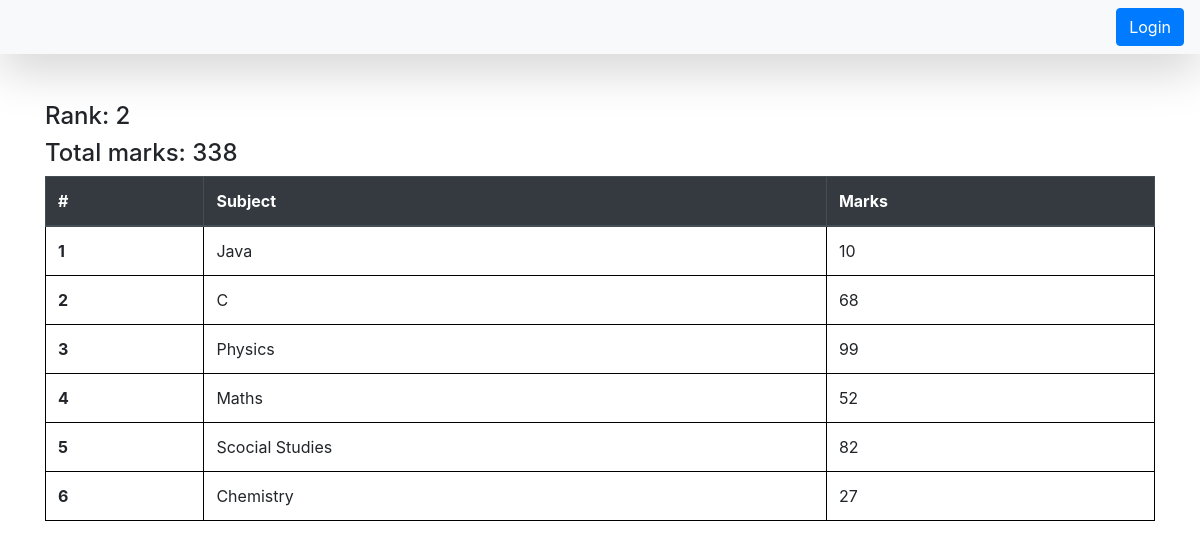
The app's page /see_marks/STU-887/ with its own data.
### student/models.py (models this page shows, shortened)
class SubjectMarks(models.Model):
    student = models.ForeignKey(Student, related_name='studentmarks', on_delete=models.CASCADE)
    subject = models.ForeignKey(Subject, on_delete=models.CASCADE)
    marks = models.IntegerField()
    class Meta:
        unique_together = ['student', 'subject']

class Subject(models.Model):
    subject_name = models.CharField(max_length=100)

### student/views.py (the view)
# urls.py: path('see_marks/<student_id>/', see_marks, name="see_marks")
def see_marks(request, student_id):
    queryset = SubjectMarks.objects.filter(student__student_id__student_id=student_id)
    total_marks = queryset.aggregate(total_marks=Sum('marks'))
    ranks = Student.objects.annotate(marks=Sum('studentmarks__marks')).order_by('-marks')
    i = 1
    current_rank = -1
    for rank in ranks:
        if student_id == rank.student_id.student_id:
            current_rank = i
            break
        i+=1
    return render(request, 'see_marks.html', {'queryset': queryset, 'total_marks': total_marks, 'current_rank': current_rank})

### student/templates/see_marks.html
{% extends 'home/index.html' %}
{% block start%}
<div class="container mt-5">
    <h4>Rank: {{current_rank}}</h4>
    <h4>Total marks: {{total_marks.total_marks}}</h4>
    <table class="table">
        <thead class="thead-dark">
        <tr>
            <th scope="col">#</th>
            <th scope="col">Subject</th>
            <th scope="col">Marks</th>
        </tr>
        </thead>
        <tbody>
            {% for marks in queryset %}
        <tr>
            <th scope="row">{{forloop.counter}}</th>
            <td>{{marks.subject.subject_name}}</td>
            <td>{{marks.marks}}</td>
        </tr>
        {% endfor %}
        </tbody>
    </table>
{% endblock %}

### home/templates/home/index.html (style rules this page uses)
table, th, td { border: 1px solid black; }

### records on screen
SubjectMarks: subject.subject_name "Java", marks "10"
SubjectMarks: subject.subject_name "C", marks "68"
SubjectMarks: subject.subject_name "Physics", marks "99"
SubjectMarks: subject.subject_name "Maths", marks "52"
SubjectMarks: subject.subject_name "Scocial Studies", marks "82"
SubjectMarks: subject.subject_name "Chemistry", marks "27"

### other values on screen
{{ current_rank }} "2"
{{ total_marks.total_marks }} "338"
